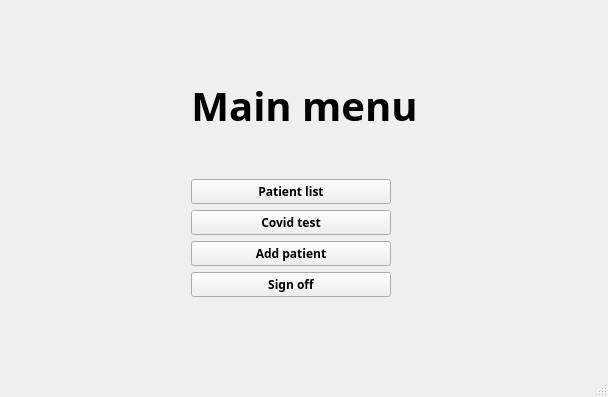
<?xml version="1.0" encoding="UTF-8"?>
<ui version="4.0">
 <class>DoctorMenu</class>
 <widget class="QMainWindow" name="DoctorMenu">
  <property name="geometry">
   <rect>
    <x>0</x>
    <y>0</y>
    <width>608</width>
    <height>397</height>
   </rect>
  </property>
  <property name="maximumSize">
   <size>
    <width>800</width>
    <height>600</height>
   </size>
  </property>
  <property name="font">
   <font>
    <weight>75</weight>
    <bold>true</bold>
   </font>
  </property>
  <property name="windowTitle">
   <string>Main menu</string>
  </property>
  <widget class="QWidget" name="centralwidget">
   <layout class="QGridLayout" name="gridLayout_2">
    <item row="1" column="1">
     <layout class="QGridLayout" name="gridLayout">
      <item row="5" column="0">
       <widget class="QPushButton" name="addpatientButton">
        <property name="sizePolicy">
         <sizepolicy hsizetype="MinimumExpanding" vsizetype="MinimumExpanding">
          <horstretch>0</horstretch>
          <verstretch>0</verstretch>
         </sizepolicy>
        </property>
        <property name="maximumSize">
         <size>
          <width>200</width>
          <height>100</height>
         </size>
        </property>
        <property name="font">
         <font>
          <family>Menlo</family>
         </font>
        </property>
        <property name="text">
         <string>Add patient</string>
        </property>
       </widget>
      </item>
      <item row="3" column="0">
       <widget class="QPushButton" name="patientlistButton">
        <property name="sizePolicy">
         <sizepolicy hsizetype="MinimumExpanding" vsizetype="MinimumExpanding">
          <horstretch>0</horstretch>
          <verstretch>0</verstretch>
         </sizepolicy>
        </property>
        <property name="maximumSize">
         <size>
          <width>200</width>
          <height>100</height>
         </size>
        </property>
        <property name="font">
         <font>
          <family>Menlo</family>
         </font>
        </property>
        <property name="text">
         <string>Patient list</string>
        </property>
       </widget>
      </item>
      <item row="6" column="0">
       <widget class="QPushButton" name="signoffButton">
        <property name="sizePolicy">
         <sizepolicy hsizetype="MinimumExpanding" vsizetype="MinimumExpanding">
          <horstretch>0</horstretch>
          <verstretch>0</verstretch>
         </sizepolicy>
        </property>
        <property name="maximumSize">
         <size>
          <width>200</width>
          <height>100</height>
         </size>
        </property>
        <property name="font">
         <font>
          <family>Menlo</family>
         </font>
        </property>
        <property name="text">
         <string>Sign off</string>
        </property>
       </widget>
      </item>
      <item row="0" column="0">
       <widget class="QLabel" name="labelTitle">
        <property name="sizePolicy">
         <sizepolicy hsizetype="Preferred" vsizetype="Preferred">
          <horstretch>0</horstretch>
          <verstretch>0</verstretch>
         </sizepolicy>
        </property>
        <property name="font">
         <font>
          <family>Menlo</family>
          <pointsize>30</pointsize>
         </font>
        </property>
        <property name="layoutDirection">
         <enum>Qt::LeftToRight</enum>
        </property>
        <property name="text">
         <string>Main menu</string>
        </property>
        <property name="alignment">
         <set>Qt::AlignCenter</set>
        </property>
       </widget>
      </item>
      <item row="4" column="0">
       <widget class="QPushButton" name="covidtestButton">
        <property name="sizePolicy">
         <sizepolicy hsizetype="MinimumExpanding" vsizetype="MinimumExpanding">
          <horstretch>0</horstretch>
          <verstretch>0</verstretch>
         </sizepolicy>
        </property>
        <property name="maximumSize">
         <size>
          <width>200</width>
          <height>100</height>
         </size>
        </property>
        <property name="font">
         <font>
          <family>Menlo</family>
         </font>
        </property>
        <property name="text">
         <string>Covid test</string>
        </property>
       </widget>
      </item>
      <item row="2" column="0">
       <spacer name="verticalSpacer">
        <property name="orientation">
         <enum>Qt::Vertical</enum>
        </property>
        <property name="sizeType">
         <enum>QSizePolicy::Maximum</enum>
        </property>
        <property name="sizeHint" stdset="0">
         <size>
          <width>20</width>
          <height>40</height>
         </size>
        </property>
       </spacer>
      </item>
     </layout>
    </item>
    <item row="1" column="0">
     <spacer name="horizontalSpacer">
      <property name="orientation">
       <enum>Qt::Horizontal</enum>
      </property>
      <property name="sizeHint" stdset="0">
       <size>
        <width>40</width>
        <height>20</height>
       </size>
      </property>
     </spacer>
    </item>
    <item row="0" column="1">
     <spacer name="verticalSpacer_3">
      <property name="orientation">
       <enum>Qt::Vertical</enum>
      </property>
      <property name="sizeHint" stdset="0">
       <size>
        <width>20</width>
        <height>40</height>
       </size>
      </property>
     </spacer>
    </item>
    <item row="1" column="2">
     <spacer name="horizontalSpacer_2">
      <property name="orientation">
       <enum>Qt::Horizontal</enum>
      </property>
      <property name="sizeHint" stdset="0">
       <size>
        <width>40</width>
        <height>20</height>
       </size>
      </property>
     </spacer>
    </item>
    <item row="2" column="1">
     <spacer name="verticalSpacer_2">
      <property name="orientation">
       <enum>Qt::Vertical</enum>
      </property>
      <property name="sizeHint" stdset="0">
       <size>
        <width>20</width>
        <height>40</height>
       </size>
      </property>
     </spacer>
    </item>
   </layout>
  </widget>
  <widget class="QMenuBar" name="menubar">
   <property name="geometry">
    <rect>
     <x>0</x>
     <y>0</y>
     <width>608</width>
     <height>24</height>
    </rect>
   </property>
  </widget>
  <widget class="QStatusBar" name="statusbar"/>
 </widget>
 <resources/>
 <connections/>
</ui>
